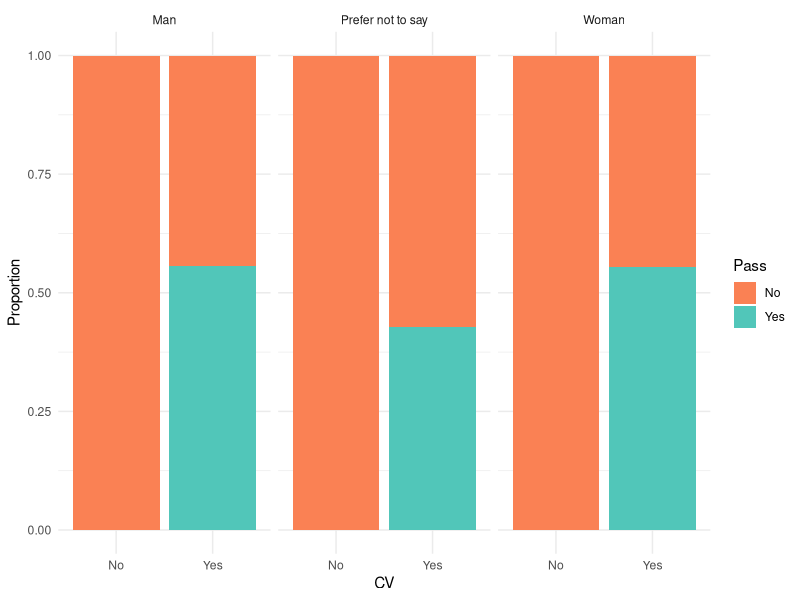
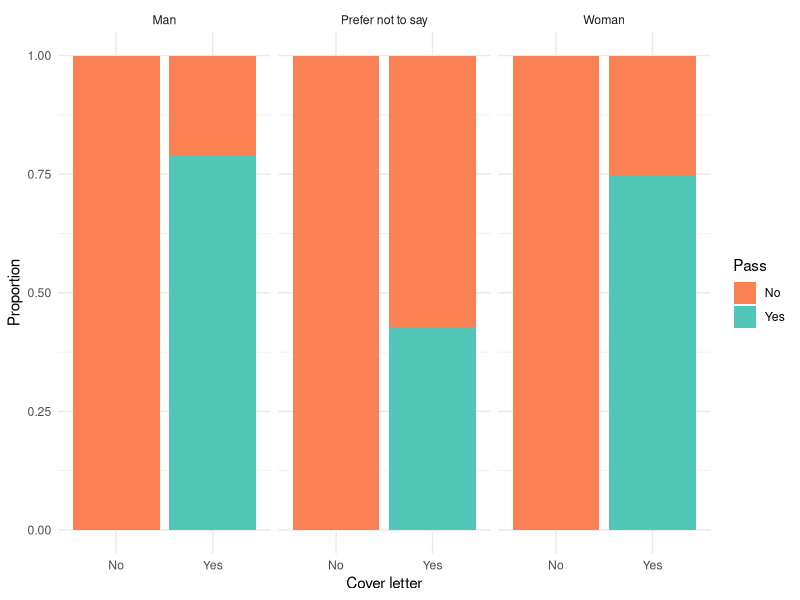
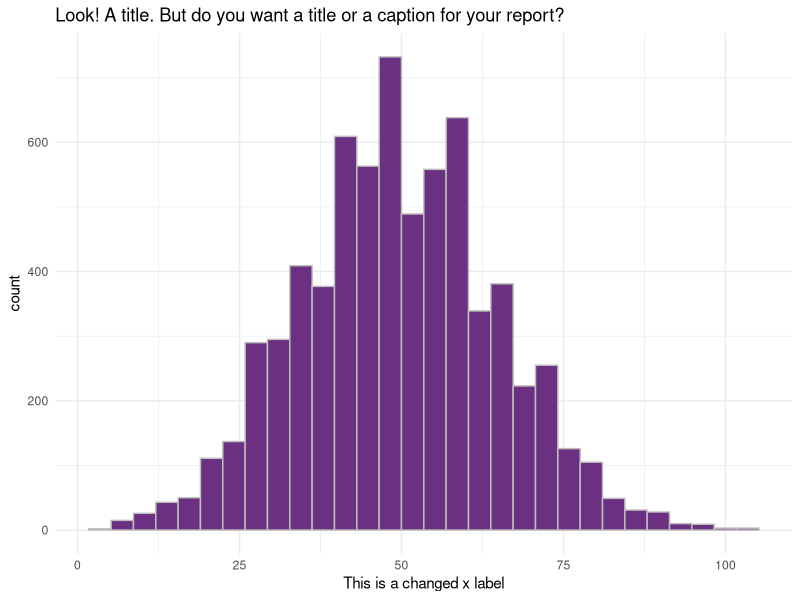

The R source for these figures, in order:
## ---- chunk 1
library(tidyverse)
library(lme4)
library(knitr)
# this should supress all code and messages
knitr::opts_chunk$set(echo=FALSE, message = FALSE, warning = FALSE, fig.align = "center", fig.height = 3.5)
## ---- chunk 2
# read in the data
curr_employee <- read_csv("data/black-saber-current-employees.csv")
hire_phase1 <- read_csv("data/phase1-new-grad-applicants-2020.csv")
hire_phase2 <- read_csv("data/phase2-new-grad-applicants-2020.csv")
hire_phase3 <- read_csv("data/phase3-new-grad-applicants-2020.csv")
hire_final <- read_csv("data/final-hires-newgrad_2020.csv")
## ---- chunk 3
# add indicator variables of whether the applicant passed phase-I
success <- hire_phase2$applicant_id
hire_phase1 <- hire_phase1 %>% 
  mutate(pass = ifelse(applicant_id %in% success, 1, 0))

# add indicator variables of whether the applicant passed phase-II
success_2 <- hire_phase3$applicant_id
hire_phase2 <- hire_phase2 %>% 
  mutate(pass = ifelse(applicant_id %in% success_2, 1, 0))

# add indicator variable of whether the applicant passed phase-III
success_3 <- hire_final$applicant_id
hire_phase3 <- hire_phase3 %>% 
  mutate(pass_final = ifelse(applicant_id %in% success_3, 1, 0))
## ---- chunk 4
hire_phase1_temp <- hire_phase1 %>% 
  mutate(cover_letter = as.factor(ifelse(cover_letter == 0, "No", "Yes"))) %>% 
  mutate(cv = as.factor(ifelse(cv == 0, "No", "Yes"))) %>% 
  mutate(pass = as.factor(ifelse(pass == 0, "No", "Yes")))

# proportion of successful applicants within each sex group
hire_phase1_temp %>% 
  ggplot(aes(x = cv, fill = as.factor(pass))) +
  geom_bar(position = "fill") +
  facet_wrap(~gender) +
  scale_fill_manual(values = c("#fa8154", "#51c6b9")) +
  ylab("Proportion") +
  theme_minimal() +
  labs(fill = "Pass", x = "CV", y = "Proportion")
## ---- chunk 5

# proportion of successful applicants vs. gender and cover letter
hire_phase1_temp %>% 
  ggplot(aes(x = cover_letter, fill = as.factor(pass))) +
  geom_bar(position = "fill") +
  facet_wrap(~gender) +
  scale_fill_manual(values = c("#fa8154", "#51c6b9"))+
  ylab("Proportion") +
  theme_minimal() +
  labs(fill = "Pass", x = "Cover letter", y = "Proportion")
## ---- chunk 6
hire_2_3 <- hire_phase3 %>% 
  mutate(total = interviewer_rating_1 + interviewer_rating_2)%>% 
  arrange(desc(total)) %>% 
  left_join(hire_phase2, by = "applicant_id") %>% 
  select(applicant_id, gender, total, pass_final)

colnames(hire_2_3) <- c("Applicant id", "Gender", "Total", "Pass")

knitr::kable(hire_2_3)
## ---- chunk 7
# filter out observations without cv or cover letter
hire_phase1_filtered <- hire_phase1 %>%
  filter(cv == 1) %>%
  filter(cover_letter == 1)

# build model
hire1_mod <- glm(pass ~ gpa + extracurriculars + work_experience, family = binomial(), data = hire_phase1_filtered)

# table for reporting
ests_h1 <- format(round(exp(summary(hire1_mod)$coef)[, 1], 2), nsmall = 2)
hire1_ci <- confint(hire1_mod)
cis_h1 <- round(exp(hire1_ci), 6)[-1,]
cis_h1 <- str_c("(", trimws(cis_h1[, 1]), ", ", cis_h1[, 2], ")")
pval_h1 <- round(summary(hire1_mod)$coefficients[, 4], 4)
hire1_rownames <- c("Baseline odds", "GPA", "Extracurriculars", "Work experience")

hire1_colnames <- c("Estimates", "95% CI", "P-value")

hire1_mod_table <- cbind(ests_h1, cis_h1, pval_h1)
rownames(hire1_mod_table) <- hire1_rownames
colnames(hire1_mod_table) <- hire1_colnames
knitr::kable(hire1_mod_table, align = c("r", "r"))
## ---- chunk 8
# hire1_mod_wg <- glm(pass ~ gender + gpa + extracurriculars + work_experience, family = binomial(), data = hire_phase1_filtered)
# lmtest::lrtest(hire1_mod, hire1_mod_wg)
## ---- chunk 9
# build model
hire2_mod <- glm(pass~technical_skills + writing_skills + leadership_presence + speaking_skills, family = binomial(), data = hire_phase2)

hire2_ci <- confint(hire2_mod)

# table for reporting
ests_h2 <- format(round(exp(summary(hire2_mod)$coef)[, 1], 2), nsmall = 2)
cis_h2 <- round(exp(hire2_ci), 6)
cis_h2 <- str_c("(", trimws(cis_h2[, 1]), ", ", cis_h2[, 2], ")")
pval_h2 <- round(summary(hire2_mod)$coefficients[, 4], 4)
hire2_rownames <- c("Baseline odds", "Technical skills", "Writing skills", "Leadership_presence", "Speaking_skills")

hire2_colnames <- c("Estimates", "95% CI", "P-value")

hire2_mod_table <- cbind(ests_h2, cis_h2, pval_h2)
rownames(hire2_mod_table) <- hire2_rownames
colnames(hire2_mod_table) <- hire2_colnames
knitr::kable(hire2_mod_table, align = c("r", "r"))
## ---- chunk 10
# hire2_mod_wg <- glm(pass~gender + technical_skills + writing_skills + leadership_presence + speaking_skills, family = binomial(), data = hire_phase2)
# 
# lmtest::lrtest(hire2_mod, hire2_mod_wg)
## ---- chunk 11
# This chunk provides an example of some things you can do with RMarkdown to make your report creation process easier

# read in the data
black_saber_current_employees <- read_csv("data/black-saber-current-employees.csv")

# create a visualisation
my_plot <- black_saber_current_employees %>% 
  ggplot(aes(x = productivity)) +
  geom_histogram(colour = "grey", fill = "#6C3082") +
  theme_minimal() +
  labs(title = "Look! A title. But do you want a title or a caption for your report?", x = "This is a changed x label")

# save your plot in your images folder, you can specify the height and width, too
# saving this means you can add the image to your exectuve summary without having to run or rerun the code, if you wish
ggsave("images/example.png", width = 7, height = 4)

# norice how the image is included with the ![](file/path.png) below
## ---- chunk 12
library(tidyverse)
library(lme4)
